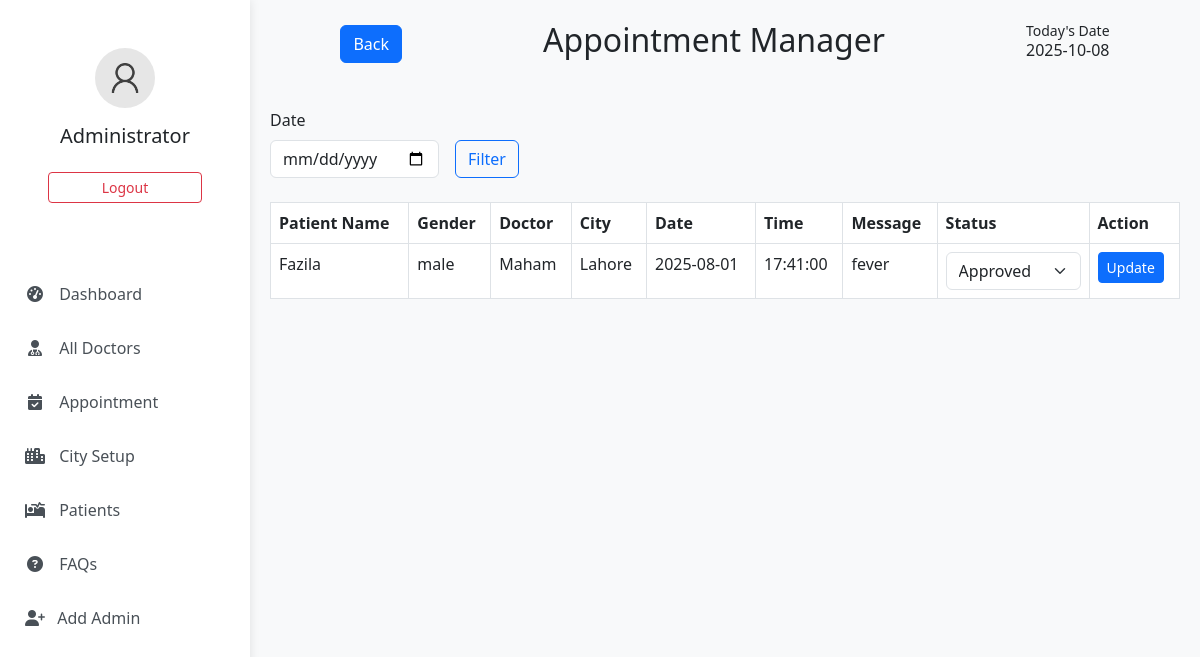
Before: /admin/appointment.php (signed in) with the older database file.
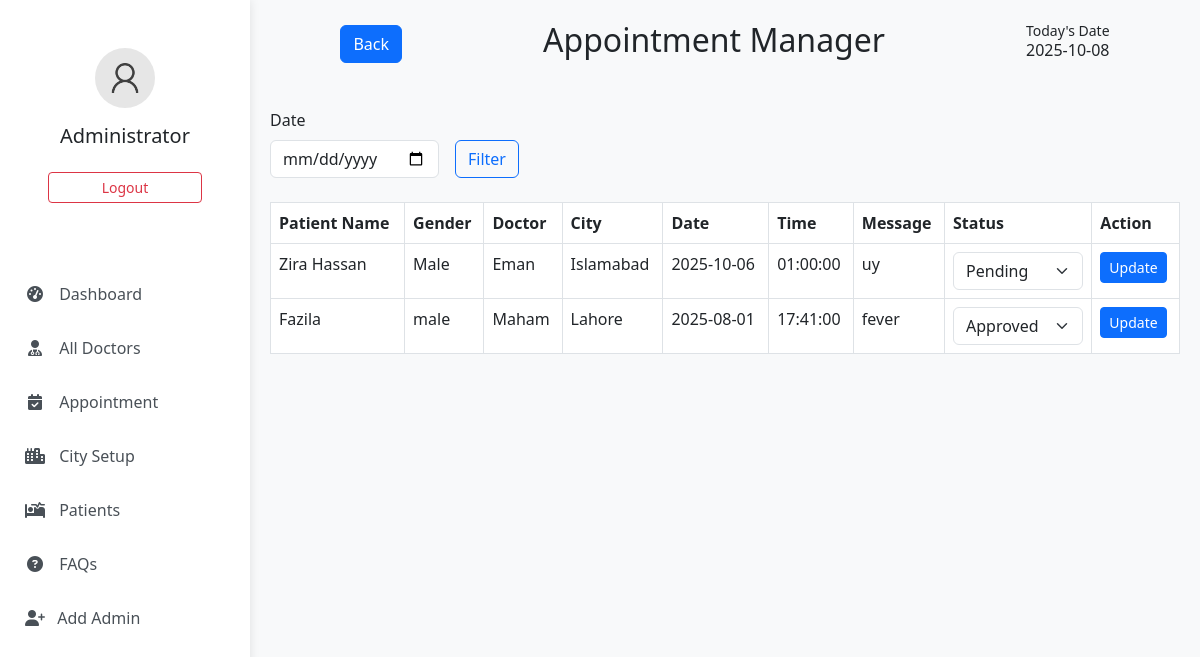
After: the same page with the newer database file.
### tables this page shows
CREATE TABLE `appointment` (
  `id` int(11) NOT NULL,
  `specialistid` int(11) NOT NULL,
  `docid` int(11) NOT NULL,
  `pt_name` varchar(255) NOT NULL,
  `dob` date NOT NULL,
  `pt_gender` varchar(225) NOT NULL,
  `pt_email` varchar(255) NOT NULL,
  `phone` varchar(255) NOT NULL,
  `pt_address` varchar(255) NOT NULL,
  `country` varchar(225) NOT NULL,
  `appdate` date NOT NULL,
  `apptime` time NOT NULL,
  `message` text NOT NULL,
  `status` varchar(255) NOT NULL DEFAULT 'pending'
);

CREATE TABLE `doctor` (
  `id` int(11) NOT NULL,
  `name` varchar(255) NOT NULL,
  `email` varchar(255) NOT NULL,
  `phone` varchar(255) NOT NULL,
  `gender` varchar(255) NOT NULL,
  `DOB` date NOT NULL,
  `city` int(11) NOT NULL,
  `CNIC` varchar(13) NOT NULL,
  `education` varchar(255) NOT NULL,
  `experience` text NOT NULL,
  `speciality` int(11) NOT NULL,
  `shift` varchar(255) NOT NULL,
  `address` varchar(255) NOT NULL,
  `drimage` varchar(255) NOT NULL
);

CREATE TABLE `city` (
  `ct_id` int(11) NOT NULL,
  `city_name` varchar(225) NOT NULL
);

### admin/appointment.php (the view, shortened to what this page needs)
   <?php
    include("../connection.php");
$filter_date = isset($_POST['sheduledate']) ? $_POST['sheduledate'] : '';
$where_clause = "";
?>
<!DOCTYPE html>
<html lang="en">
<head>
     <link rel="stylesheet" href="https://cdnjs.cloudflare.com/ajax/libs/font-awesome/6.4.0/css/all.min.css">
  <link href="https://cdn.jsdelivr.net/npm/bootstrap@5.3.2/dist/css/bootstrap.min.css" rel="stylesheet">
  <link rel="stylesheet" href="https://cdn.jsdelivr.net/npm/bootstrap-icons@1.10.0/font/bootstrap-icons.css">
</head>
<body>
   <?php include 'sidebar.php'; ?>
<div class="dash-body">
  <div class="row">
    <div class="col-12">
      <div class="d-flex justify-content-around align-items-center">
        <button onclick="window.history.back()" class="btn btn-primary">Back</button>
        <h2 class="ap">Appointment Manager</h2>
        <div class="dt">
          <p class="mb-0 small dt">Today's Date</p>
          <h6 class='dt'><?php date_default_timezone_set('Asia/Kolkata'); echo date('Y-m-d'); ?></h6>
        </div>
      </div>
      <form method="post" class="row g-3 align-items-end mt-4">
        <div class="col-auto">
          <label for="date" class="form-label">Date</label>
          <input type="date" name="sheduledate" id="date" value="<?php echo htmlspecialchars($filter_date); ?>" class="form-control">
        </div>
        <div class="col-auto">
          <button type="submit" name="filter" class="btn btn-outline-primary">Filter</button>
        </div>
      </form>
      <div class="table-responsive">
        <form method="post" action="update_status.php">
          <table class="table table-bordered mt-4">
            <thead>
              <tr>
                <th>Patient Name</th>
                <th>Gender</th>
                <th>Doctor</th>
                <th>City</th>
                <th>Date</th>
                <th>Time</th>
                <th>Message</th>
                <th>Status</th>
                <th>Action</th>
              </tr>
            </thead>
            <tbody>
              <?php
              $query = "SELECT a.*, d.name as doctor_name, c.city_name
                        FROM appointment a
                        JOIN doctor d ON a.docid = d.id
                        JOIN city c ON d.city = c.ct_id
                        $where_clause
                        ORDER BY a.appdate DESC, a.apptime DESC";
              $queryExec = mysqli_query($con, $query);
              if (mysqli_num_rows($queryExec) > 0) {
                while ($row = mysqli_fetch_assoc($queryExec)) {
              ?>
              <tr>
                <td><?php echo ucfirst($row['pt_name']); ?></td>
                <td><?php echo $row['pt_gender']; ?></td>
                <td><?php echo $row['doctor_name']; ?></td>
                <td><?php echo $row['city_name']; ?></td>
                <td><?php echo $row['appdate']; ?></td>
                <td><?php echo $row['apptime']; ?></td>
                <td><?php echo $row['message']; ?></td>
                <td>
                  <select name="status[<?php echo $row['id']; ?>]" class="form-select">
                    <option value="pending" <?php if ($row['status'] == 'pending') echo 'selected'; ?>>Pending</option>
                    <option value="approved" <?php if ($row['status'] == 'approved') echo 'selected'; ?>>Approved</option>
                  </select>
                </td>
                <td>
                  <button type="submit" name="submit" class="btn btn-primary btn-sm">Update</button>
                </td>
              </tr>
              <?php }} ?>
            </tbody>
          </table>
        </form>
      </div>
    </div>
  </div>
</div>
</body>
</html>

### admin/sidebar.php (shortened to what this page needs)
<!DOCTYPE html>
<html lang="en">
<head>
    <link href="https://cdn.jsdelivr.net/npm/bootstrap@5.3.0/dist/css/bootstrap.min.css" rel="stylesheet">
    <link rel="stylesheet" href="https://cdnjs.cloudflare.com/ajax/libs/font-awesome/6.4.0/css/all.min.css">
</head>
<body>
    <div class="sidebar d-none d-lg-block">
        <div class="sidebar-header text-center p-5">
            <img src="../img/user.png" alt="Profile" class="profile-img mb-3">
            <h5 class="mb-1">Administrator</h5>
            <a href="logoutad.php" class="btn btn-sm btn-outline-danger w-100 mt-2">Logout</a>
        </div>
        <ul class="nav flex-column mt-3">
            <li class="nav-item">
                <a class="nav-link" href="index.php">
                    <i class="fas fa-tachometer-alt"></i> Dashboard
                </a>
            </li>
            <li class="nav-item">
                <a class="nav-link" href="doctors.php">
                    <i class="fas fa-user-md"></i> All Doctors
                </a>
            </li>
            <li class="nav-item">
                <a class="nav-link" href="appointment.php">
                    <i class="fas fa-calendar-check"></i> Appointment
                </a>
            </li>
             <li class="nav-item">
                <a class="nav-link" href="addcity.php">
                    <i class="fas fa-city"></i> City Setup
                </a>
            </li>
            <li class="nav-item">
                <a class="nav-link" href="patient.php">
                    <i class="fas fa-procedures"></i> Patients
                </a>
            </li>
            <li class="nav-item">
                <a class="nav-link" href="faq.php">
                    <i class="fas fa-question-circle"></i> FAQs
                </a>
            </li>
             <li class="nav-item">
                <a class="nav-link" href="add_admin.php">
                    <i class="fas fa-user-plus me-2"></i> Add Admin
                </a>
            </li>
        </ul>
    </div>
</body>
</html>

### admin/appointment.php (style rules this page uses)
:root { --primary-blue: #0d6efd; --blue-hover: #0b5ed7; --light-blue: #e7f1ff; --primary-red: #dc3545; --red-hover: #bb2d3b; --sidebar-width: 250px; }
.dash-body { padding: 20px; margin-left: var(--sidebar-width); transition: margin-left 0.3s ease; }

### admin/sidebar.php (style rules this page uses)
:root { --primary-blue: #0d6efd; --blue-hover: #0b5ed7; --light-blue: #e7f1ff; --primary-red: #dc3545; --red-hover: #bb2d3b; --sidebar-width: 250px; }
body { font-family: 'Segoe UI', Tahoma, Geneva, Verdana, sans-serif; background-color: #f8f9fa; padding-bottom: 70px; }
.sidebar { width: var(--sidebar-width); height: 100vh; position: fixed; left: 0; top: 0; background: white; box-shadow: 0 0 10px rgba(0,0,0,0.1); z-index: 1000; }
.profile-img { width: 60px; height: 60px; border-radius: 50%; object-fit: cover; }
.nav-link { color: #495057; border-radius: 5px; margin: 5px 10px; padding: 10px 15px; }
.nav-link i { margin-right: 10px; width: 20px; text-align: center; }

Changed rows visible on the page:
added appointment: pt_name "Zira Hassan", pt_gender "Male", docid.name "Eman", city.city_name "Islamabad", appdate "2025-10-06", apptime "01:00:00", message "uy", status+id "Pending"
